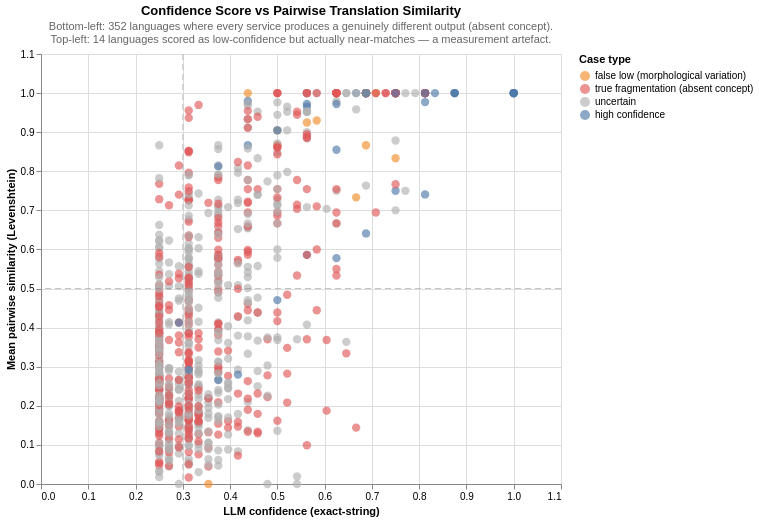

The notebook cell saved with this chart:
### Code cell
CONF_THRESH = 0.3
SIM_THRESH  = 0.5

n_cases    = scatter_df['case_type'].value_counts()
false_low_n = int(n_cases.get('false low (morphological variation)', 0))
frag_n      = int(n_cases.get('true fragmentation (absent concept)', 0))

points = alt.Chart(scatter_df).mark_circle(opacity=0.65, size=70).encode(
    x=alt.X('mean_llm_confidence:Q',
            scale=alt.Scale(domain=[0, 1.05]),
            title='LLM confidence (exact-string)'),
    y=alt.Y('mean_pairwise_sim:Q',
            scale=alt.Scale(domain=[0, 1.1]),
            title='Mean pairwise similarity (Levenshtein)'),
    color=alt.Color('case_type:N',
        scale=alt.Scale(domain=CASE_ORDER, range=list(CASE_COLOURS.values())),
        title='Case type'),
    tooltip=[
        'language_name:N', 'language_family:N', 'case_type:N',
        alt.Tooltip('mean_llm_confidence:Q', format='.3f'),
        alt.Tooltip('mean_pairwise_sim:Q', format='.3f'),
    ],
)

vline = alt.Chart(pd.DataFrame({'x': [CONF_THRESH]})).mark_rule(
    strokeDash=[6, 4], color='#888', opacity=0.5
).encode(x='x:Q')

hline = alt.Chart(pd.DataFrame({'y': [SIM_THRESH]})).mark_rule(
    strokeDash=[6, 4], color='#888', opacity=0.5
).encode(y='y:Q')

annot_data = pd.DataFrame([
    {'x': 0.02, 'y': 0.93, 'text': 'False low confidence (morphological variation)'},
    {'x': 0.02, 'y': 0.13, 'text': 'True fragmentation (absent concept)'},
    {'x': 0.33, 'y': 0.26, 'text': 'High confidence (settled translation)'},
])

annot = alt.Chart(annot_data).mark_text(
    align='left', fontStyle='italic', fontSize=10, color='#444'
).encode(
    x=alt.X('x:Q', scale=alt.Scale(domain=[0, 1.05])),
    y=alt.Y('y:Q', scale=alt.Scale(domain=[0, 1.1])),
    text='text:N',
)

(points + vline + hline ).properties(
    width=520, height=430,
    title=alt.TitleParams(
        'Confidence Score vs Pairwise Translation Similarity',
        subtitle=[
            f'Bottom-left: {frag_n} languages where every service produces a genuinely different output (absent concept).',
            f'Top-left: {false_low_n} languages scored as low-confidence but actually near-matches — a measurement artefact.',
        ],
        subtitleFontSize=11,
        subtitleColor='#666',
    ),
)

### Figure 1 — Vega specification as saved in the notebook (floating-point values rounded to 4 significant figures; data arrays with more than 128 entries replaced by an {"elided": "..."} marker saying what was removed)
{"$schema": "https://vega.github.io/schema/vega/v6.json", "data": [{"name": "source_0", "values": {"elided": "857 records"}}, {"name": "source_1", "values": [{"x": 0.3}]}, {"name": "source_2", "values": [{"y": 0.5}]}], "marks": [{"type": "symbol", "name": "layer_0_marks", "from": {"data": "source_0"}, "encode": {"update": {"fill": {"field": "case_type", "scale": "color"}, "tooltip": {"signal": "{\"language_name\": isValid(datum[\"language_name\"]) ? datum[\"language_name\"] : \"\"+datum[\"language_name\"], \"language_family\": isValid(datum[\"language_family\"]) ? datum[\"language_family\"] : \"\"+datum[\"language_family\"], \"case_type\": isValid(datum[\"case_type\"]) ? datum[\"case_type\"] : \"\"+datum[\"case_type\"], \"mean_llm_confidence\": format(datum[\"mean_llm_confidence\"], \".3f\"), \"mean_pairwise_sim\": format(datum[\"mean_pairwise_sim\"], \".3f\")}"}, "y": {"field": "mean_pairwise_sim", "scale": "y"}, "shape": {"value": "circle"}, "x": {"field": "mean_llm_confidence", "scale": "x"}, "size": {"value": 70}, "opacity": {"value": 0.65}}}, "style": ["circle"]}, {"type": "rule", "name": "layer_1_marks", "from": {"data": "source_1"}, "encode": {"update": {"y": {"value": 0}, "stroke": {"value": "#888"}, "y2": {"field": {"signal": null, "datum": null, "group": "height", "parent": null}}, "opacity": {"value": 0.5}, "strokeDash": {"value": [6, 4]}, "x": {"field": "x", "scale": "x"}}}, "style": ["rule"]}, {"type": "rule", "name": "layer_2_marks", "from": {"data": "source_2"}, "encode": {"update": {"y": {"field": "y", "scale": "y"}, "opacity": {"value": 0.5}, "stroke": {"value": "#888"}, "x": {"field": {"signal": null, "datum": null, "group": "width", "parent": null}}, "x2": {"value": 0}, "strokeDash": {"value": [6, 4]}}}, "style": ["rule"]}], "scales": [{"name": "x", "type": "linear", "domain": [0, 1.05], "range": [0, {"signal": "width"}], "nice": true, "zero": true}, {"name": "y", "type": "linear", "domain": [0, 1.1], "range": [{"signal": "height"}, 0], "zero": true, "nice": true}, {"name": "color", "type": "ordinal", "domain": ["false low (morphological variation)", "true fragmentation (absent concept)", "uncertain", "high confidence"], "range": ["#f28e2b", "#e15759", "#b0b0b0", "#4e79a7"]}], "axes": [{"scale": "x", "labels": false, "grid": true, "ticks": false, "tickCount": {"signal": "ceil(width/40)"}, "domain": false, "gridScale": "y", "maxExtent": 0, "orient": "bottom", "minExtent": 0, "zindex": 0, "aria": false}, {"scale": "y", "aria": false, "gridScale": "x", "ticks": false, "maxExtent": 0, "labels": false, "orient": "left", "grid": true, "tickCount": {"signal": "ceil(height/40)"}, "domain": false, "minExtent": 0, "zindex": 0}, {"scale": "x", "grid": false, "labelFlush": true, "labelOverlap": true, "tickCount": {"signal": "ceil(width/40)"}, "zindex": 0, "title": "LLM confidence (exact-string)", "orient": "bottom"}, {"scale": "y", "zindex": 0, "orient": "left", "labelOverlap": true, "tickCount": {"signal": "ceil(height/40)"}, "grid": false, "title": "Mean pairwise similarity (Levenshtein)"}], "title": {"text": "Confidence Score vs Pairwise Translation Similarity", "subtitleColor": "#666", "subtitleFontSize": 11, "subtitle": ["Bottom-left: 352 languages where every service produces a genuinely different output (absent concept).", "Top-left: 14 languages scored as low-confidence but actually near-matches — a measurement artefact."], "frame": "group"}, "height": 430, "width": 520, "padding": 5, "style": "cell", "background": "white", "legends": [{"title": "Case type", "fill": "color", "symbolType": "circle", "encode": {"symbols": {"update": {"opacity": {"value": 0.65}}}}}]}
